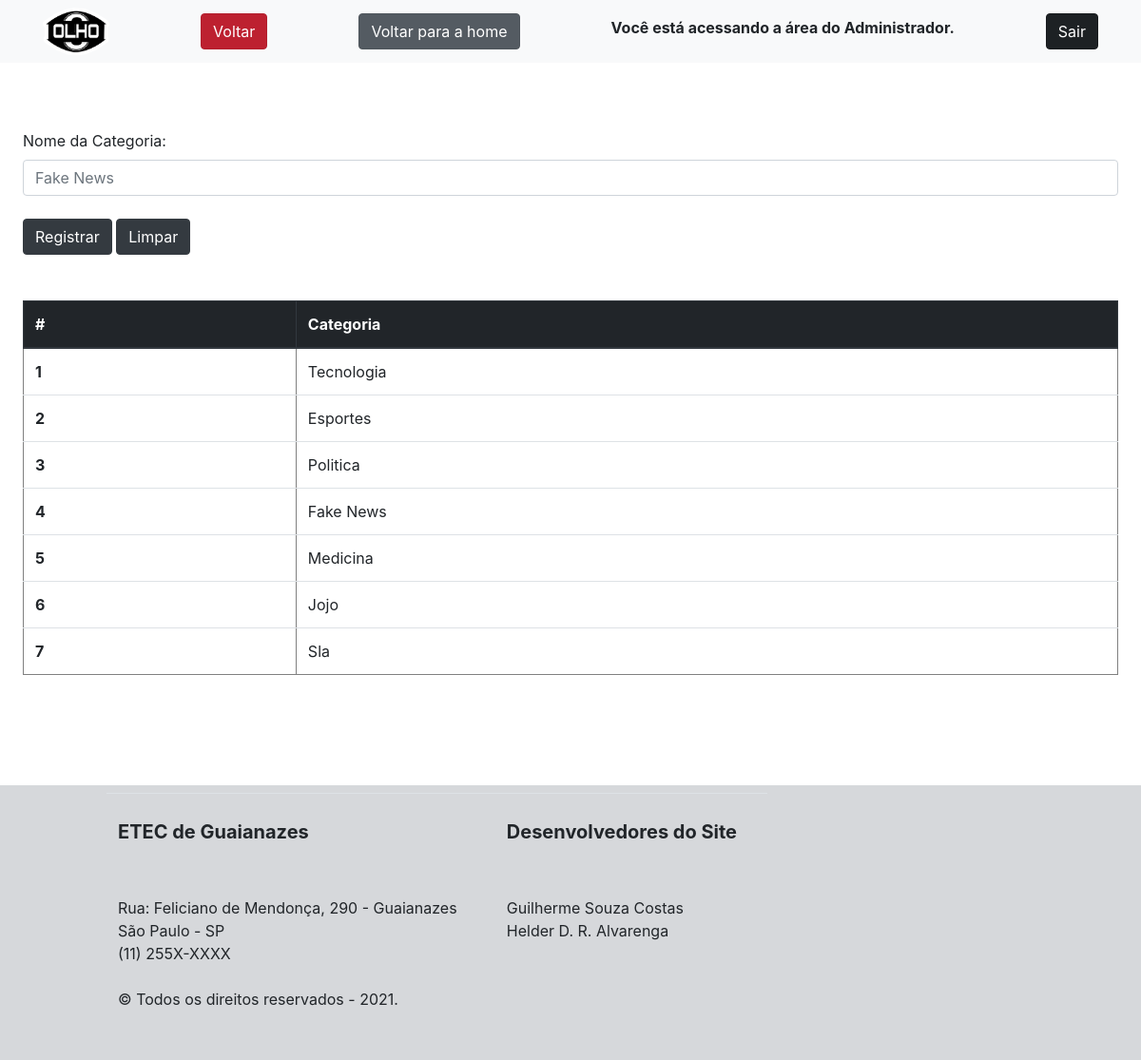
Screenshot of /area-restrita/adm-cadastro-categoria.php (signed in) with the database file from the repository.
### tables this page shows
CREATE TABLE `tbcategoria` (
  `idCategoria` int(11) NOT NULL,
  `descCategoria` varchar(40) DEFAULT NULL
);

### classes/Categoria.php (called while the page is built, shortened)
<?php
class Categoria
{
    public function listar()
    {
        $conexao = Conexao::pegarConexao();
        $querySelect = "SELECT idCategoria, descCategoria FROM tbcategoria
                        ORDER BY idCategoria";
        $resultado = $conexao->query($querySelect);
        $lista = $resultado->fetchAll();
        return $lista;
    }
}

### area-restrita/adm-cadastro-categoria.php (the view, shortened to what this page needs)
<!DOCTYPE html>
<html lang="pt-br">
<head>
    <link rel="stylesheet" type="text/css" href="../css/bootstrap.css">
    <link rel="stylesheet" type="text/css" href="../css/style.css">
</head>
<body>
    <?php
    try {
        $categoria = new Categoria();
        $listacategoria = $categoria->listar();
    } catch (Exception $e) {
        echo '<pre>';
        print_r($e);
        echo '</pre>';
        echo $e->getMessage();
    }
    ?>
    <nav class="navbar navbar-expand-lg navbar-light bg-light">
        <div class="container">
            <img src="../imagens/logotipo.png" height="50" width="70">
            <a href="area-adm.php">
                <button type="button" class="btn btn-danger active">
                    Voltar
                </button>
            </a>
            <a href="index-area-restrita.php">
                <button type="button" class="btn btn-secondary active">
                    Voltar para a home
                </button>
            </a>
            <label for="Aviso"><b>Você está acessando a área do Administrador.</b></label>
            <a href=" ../logout.php" class="btn btn-dark active" role="button" aria-pressed="true ">Sair</a>
        </div>
    </nav>
    <form name="cadastroCategoria" id="cadastroCategoria" action="cadastrar-categoria.php" method="POST" class="margin-Total">
        <div class="row">
            <div class="col">
                <label>Nome da Categoria:</label>
                <input type="text" class="form-control" name="txtnomeCategoria" placeholder="Fake News" required><br>
            </div>
        </div>
        <input type="submit" class="btn btn-dark mb-5" value="Registrar">
        <input type="reset" class="btn btn-dark mb-5" value="Limpar">
        <div class="table-responsive">
            <table class="table" border="1">
                <thead class="thead-dark">
                    <tr>
                        <th>#</th>
                        <th>Categoria</th>
                    </tr>
                </thead>
                <tbody id='resultado'>
                    <?php foreach ($listacategoria as $linha) { ?>
                        <tr>
                            <th scope="row">
                                <?php echo ($linha['idCategoria']) ?>
                            </th>
                            <td><?php echo $linha['descCategoria'] ?></td>
                        </tr>
                    <?php } ?>
                </tbody>
            </table>
        </div>
    </form>
    <nav class="navbar navbar-light" style="background-color: #d6d8db;">
        <div class="table-responsive-md ml-5">
            <table class="table table-secondary  ml-5">
                <tbody>
                    <tr>
                        <td>
                            <p class="ml-5">
                                <b>
                                    <h5>ETEC de Guaianazes</h5>
                                </b> <br><br>
                                Rua: Feliciano de Mendonça, 290 - Guaianazes<br>
                                São Paulo - SP<br>
                                (11) 255X-XXXX<br><br>
                                &copy; Todos os direitos reservados - 2021.
                            </p>
                        </td>
                        <td>
                            <p class="mr-5">
                                <b>
                                    <h5>Desenvolvedores do Site</h5>
                                </b> <br><br>
                                Guilherme Souza Costas<br>
                                Helder D. R. Alvarenga
                            </p>
                        </td>
                    </tr>
                </tbody>
            </table>
        </div>
    </nav>
</body>
</html>

### css/style.css (style rules this page uses)
.margin-Total { margin-right: 1.5rem !important; margin-left: 1.5rem !important; margin-top: 70px !important; margin-bottom: 100px !important; }

### rows the page displays
tbcategoria: idCategoria "1", descCategoria "Tecnologia"
tbcategoria: idCategoria "2", descCategoria "Esportes"
tbcategoria: idCategoria "3", descCategoria "Politica"
tbcategoria: idCategoria "4", descCategoria "Fake News"
tbcategoria: idCategoria "5", descCategoria "Medicina"
tbcategoria: idCategoria "6", descCategoria "Jojo"
tbcategoria: idCategoria "7", descCategoria "Sla"
